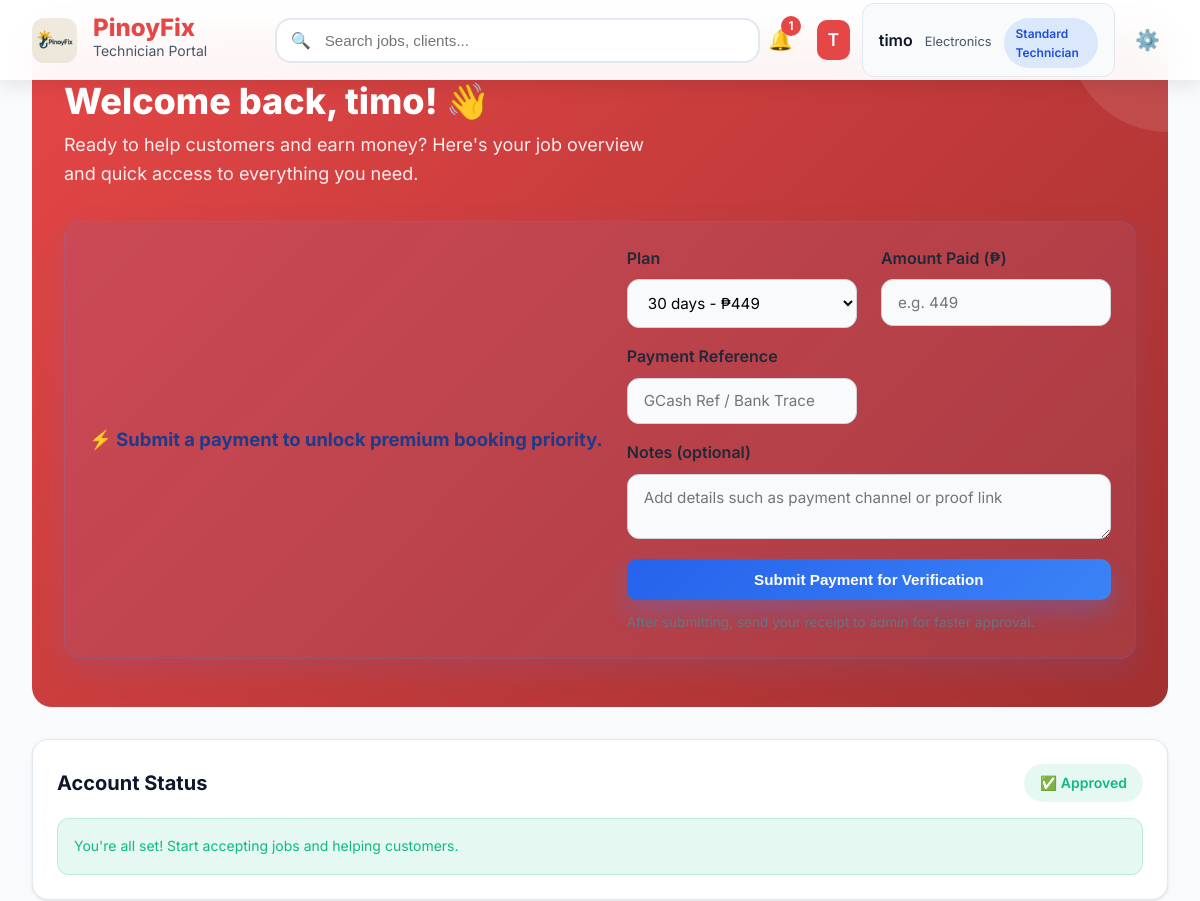
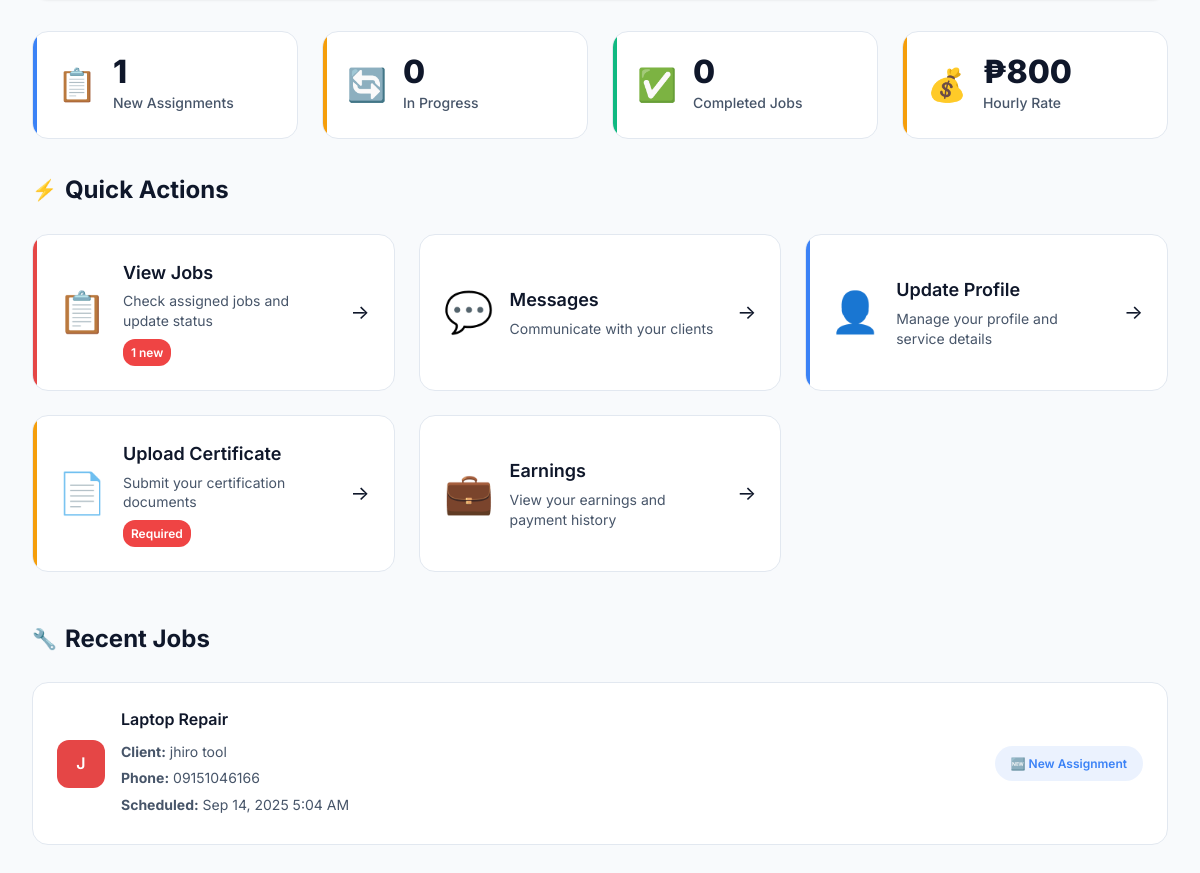
The page /technician/technician_dashboard.php (signed in) on the database its author committed (2 pictures, top to bottom).
### tables this page shows
CREATE TABLE `technician` (
  `Technician_ID` int(11) NOT NULL,
  `Admin_ID` int(11) DEFAULT NULL,
  `Technician_FN` varchar(255) DEFAULT NULL,
  `Technician_LN` varchar(255) DEFAULT NULL,
  `Technician_Email` varchar(255) DEFAULT NULL,
  `Technician_Pass` varchar(255) DEFAULT NULL,
  `Technician_Phone` varchar(255) DEFAULT NULL,
  `Specialization` varchar(255) DEFAULT NULL,
  `Service_Pricing` varchar(255) DEFAULT NULL,
  `Service_Location` varchar(255) DEFAULT NULL,
  `Status` varchar(255) DEFAULT NULL,
  `Ratings` varchar(255) DEFAULT NULL,
  `Technician_Profile` varchar(255) DEFAULT NULL,
  `Tech_Certificate` varchar(255) DEFAULT NULL,
  `Is_Subscribed` tinyint(1) NOT NULL DEFAULT 0,
  `Subscription_Expires` datetime DEFAULT NULL
);

CREATE TABLE `booking` (
  `Booking_ID` int(11) NOT NULL,
  `Client_ID` int(11) DEFAULT NULL,
  `Technician_ID` int(11) DEFAULT NULL,
  `Service_Type` varchar(255) DEFAULT NULL,
  `AptDate` timestamp NOT NULL DEFAULT current_timestamp() ON UPDATE current_timestamp(),
  `Status` varchar(255) DEFAULT NULL,
  `Description` text DEFAULT NULL
);

CREATE TABLE `client` (
  `Client_ID` int(11) NOT NULL,
  `Admin_ID` int(11) DEFAULT NULL,
  `Client_FN` varchar(255) DEFAULT NULL,
  `Client_LN` varchar(255) DEFAULT NULL,
  `Client_Email` varchar(255) DEFAULT NULL,
  `Client_Pass` varchar(255) DEFAULT NULL,
  `Client_Phone` varchar(255) DEFAULT NULL,
  `Is_Subscribed` tinyint(1) NOT NULL DEFAULT 0,
  `Subscription_Expires` datetime DEFAULT NULL
);

### technician/technician_dashboard.php (the view, shortened to what the rows shown need)
<?php
include '../connection.php';
$user_id = $_SESSION['user_id'];
$subscription_message = '';
$subscription_type = '';
function isSubscriptionActive($flag, $expires) {
    if (!$flag) {
        return false;
    }
    return strtotime($expires) > time();
}
$stmt = $conn->prepare("SELECT Technician_FN, Technician_LN, Technician_Email, Technician_Phone, Specialization, Service_Pricing, Status, Ratings, Technician_Profile, Tech_Certificate, Is_Subscribed, Subscription_Expires FROM technician WHERE Technician_ID = ?");
$stmt->bind_param("i", $user_id);
$stmt->execute();
$result = $stmt->get_result();
$technician = $result->fetch_assoc();
$is_subscribed = isSubscriptionActive((int)($technician['Is_Subscribed'] ?? 0), $technician['Subscription_Expires'] ?? null);
$payment_stmt = $conn->prepare("SELECT Payment_ID, Amount, Status, Reference, Plan_Days, Created_At FROM subscription_payments WHERE User_ID = ? AND User_Type = 'technician' ORDER BY Created_At DESC LIMIT 1");
$payment_stmt->bind_param("i", $user_id);
$payment_stmt->execute();
$payment_result = $payment_stmt->get_result();
$latest_payment = $payment_result->fetch_assoc();
$pending_payment = $latest_payment && $latest_payment['Status'] === 'pending';
if (!$subscription_message && $is_subscribed) {
    $subscription_message = "🌟 Premium active. You're prioritized for client bookings.";
    $subscription_type = 'success';
} elseif (!$subscription_message && $pending_payment) {
    $subscription_message = "⏳ Payment pending review. You'll be upgraded once the admin approves.";
    $subscription_type = 'info';
} elseif (!$subscription_message) {
    $subscription_message = "⚡ Submit a payment to unlock premium booking priority.";
    $subscription_type = 'info';
}
$hourly_rate = $technician['Service_Pricing'] ?: '0';
?>
<!DOCTYPE html>
<html lang="en">
<head>
    <link rel="stylesheet" href="../css/technician-dashboard.css">
    <link rel="stylesheet" href="../css/technician_dash.css">
</head>
<body>
    <header class="modern-header">
        <div class="container">
            <div class="header-content">
                <div class="brand-section">
                    <div class="logo-container">
                        <div class="brand-text">
                            <h1>PinoyFix</h1>
                        </div>
                    </div>
                </div>
                <div class="user-section">
                    <div class="user-menu">
                        <div class="user-avatar">
                            <?php if (!empty($technician['Technician_Profile'])): ?>
                                <img src="../uploads/profile_pics/<?php echo htmlspecialchars($technician['Technician_Profile']); ?>" alt="Profile Picture">
                            <?php else: ?>
                                <span><?php echo strtoupper(substr($technician['Technician_FN'], 0, 1)); ?></span>
                            <?php endif; ?>
                        </div>
                        <div class="user-info">
                            <h3><?php echo htmlspecialchars($technician['Technician_FN']); ?></h3>
                            <p><?php echo htmlspecialchars($technician['Specialization']); ?></p>
                            <span class="subscription-chip <?php echo $is_subscribed ? 'premium' : 'standard'; ?>">
                                <?php echo $is_subscribed ? 'Premium Technician' : 'Standard Technician'; ?>
                            </span>
                        </div>
                    </div>
                </div>
            </div>
        </div>
    </header>
    <main>
        <div class="container">
            <div class="hero-section">
                <div class="hero-content">
                    <h1 class="hero-title">Welcome back, <?php echo htmlspecialchars($technician['Technician_FN']); ?>! 👋</h1>
                    <p class="hero-subtitle">Ready to help customers and earn money? Here's your job overview and quick access to everything you need.</p>
                </div>
                <div class="subscription-banner <?php echo $subscription_type; ?>">
                    <div class="subscription-info">
                        <h3><?php echo htmlspecialchars($subscription_message); ?></h3>
                    </div>
                </div>
            </div>
            <div class="stats-grid">
                <div class="stat-card warning">
                    <div class="stat-info">
                        <h3>₱<?php echo number_format($hourly_rate); ?></h3>
                        <p>Hourly Rate</p>
                    </div>
                </div>
            </div>
            <section class="section">
                <h2 class="section-title">
                    <span class="section-icon">⚡</span>
                    Quick Actions
                </h2>
            </section>
            <section class="section">
                <h2 class="section-title">
                    <span class="section-icon">🔧</span>
                    Recent Jobs
                </h2>
                <div class="jobs-list">
                    <?php
                    try {
                        $recent_jobs = $conn->query("
                            SELECT b.*, c.Client_FN, c.Client_LN, c.Client_Phone
                            FROM booking b
                            LEFT JOIN client c ON b.Client_ID = c.Client_ID
                            WHERE b.Technician_ID = {$user_id}
                            AND b.Status IN ('assigned', 'in_progress', 'completed')
                            ORDER BY
                                CASE b.Status
                                    WHEN 'assigned' THEN 1
                                    WHEN 'in_progress' THEN 2
                                    WHEN 'completed' THEN 3
                                END,
                                b.AptDate ASC
                            LIMIT 5
                        ");
                        if ($recent_jobs && $recent_jobs->num_rows > 0):
                            while ($job = $recent_jobs->fetch_assoc()):
                    ?>
                            <div class="job-item">
                                <div class="job-avatar">
                                    <span><?php echo strtoupper(substr($job['Client_FN'], 0, 1)); ?></span>
                                </div>
                                <div class="job-content">
                                    <h4><?php echo htmlspecialchars($job['Service_Type']); ?></h4>
                                    <p><strong>Client:</strong> <?php echo htmlspecialchars($job['Client_FN'] . ' ' . $job['Client_LN']); ?></p>
                                    <p><strong>Phone:</strong> <?php echo htmlspecialchars($job['Client_Phone']); ?></p>
                                    <p><strong>Scheduled:</strong> <?php echo date('M j, Y g:i A', strtotime($job['AptDate'])); ?></p>
                                </div>
                                <div class="job-status status-<?php echo $job['Status']; ?>">
                                    <?php
                                    switch($job['Status']) {
                                        case 'assigned':
                                            echo '🆕 New Assignment';
                                            break;
                                    }
                                    ?>
                                </div>
                            </div>
                    <?php
                            endwhile;
                        endif;
                    } catch (Exception $e) {
                    ?>
                        <div class="empty-jobs">
                            <div class="empty-icon">⚠️</div>
                            <h3>Unable to Load Jobs</h3>
                            <p>Please refresh the page or contact support if this persists.</p>
                        </div>
                    <?php } ?>
                </div>
            </section>
        </div>
    </main>
</body>
</html>

### rows shown on the page
technician: Technician_FN "T", Technician_FN "timo", Specialization "Electronics", subscription_message "⚡ Submit a payment to unlock premium booking priority.", Service_Pricing "800"
booking: Client_ID.Client_FN "J", Service_Type "Laptop Repair", Client_ID.Client_LN "jhiro tool", Client_ID.Client_Phone "09151046166", AptDate "Sep 14, 2025 5:04 AM", Status "🆕 New Assignment"

### other values the page prints
$pending_bookings + $unread_count "1"
$pending_bookings "1"
$in_progress_jobs "0"
$completed_jobs "0"
